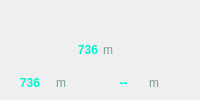
           <widget class="QWidget" name="widget_3" native="true">
            <layout class="QVBoxLayout" name="verticalLayout_21">
             <property name="spacing">
              <number>0</number>
             </property>
             <property name="leftMargin">
              <number>0</number>
             </property>
             <property name="topMargin">
              <number>0</number>
             </property>
             <property name="rightMargin">
              <number>0</number>
             </property>
             <property name="bottomMargin">
              <number>0</number>
             </property>
             <item>
              <widget class="QFrame" name="frame_3">
               <layout class="QGridLayout" name="gridLayout_3" rowstretch="2,1,1,1" rowminimumheight="2,1,1,1">
                <property name="spacing">
                 <number>0</number>
                </property>
                <item row="1" column="0">
                 <widget class="QWidget" name="widget_10" native="true">
                  <layout class="QHBoxLayout" name="horizontalLayout_6">
                   <property name="spacing">
                    <number>5</number>
                   </property>
                   <property name="leftMargin">
                    <number>0</number>
                   </property>
                   <property name="topMargin">
                    <number>0</number>
                   </property>
                   <property name="rightMargin">
                    <number>0</number>
                   </property>
                   <property name="bottomMargin">
                    <number>0</number>
                   </property>
                   <item>
                    <widget class="QLabel" name="label_104">
                     <property name="font">
                      <font>
                       <weight>75</weight>
                       <bold>true</bold>
                      </font>
                     </property>
                     <property name="styleSheet">
                      <string notr="true">color: rgb(0, 245, 210);</string>
                     </property>
                     <property name="text">
                      <string>736</string>
                     </property>
                     <property name="alignment">
                      <set>Qt::AlignRight|Qt::AlignTrailing|Qt::AlignVCenter</set>
                     </property>
                    </widget>
                   </item>
                   <item>
                    <widget class="QLabel" name="label_105">
                     <property name="styleSheet">
                      <string notr="true">color: rgb(123, 154, 147);</string>
                     </property>
                     <property name="text">
                      <string>m</string>
                     </property>
                    </widget>
                   </item>
                  </layout>
                 </widget>
                </item>
                <item row="0" column="0">
                 <widget class="QWidget" name="widget_9" native="true">
                  <property name="styleSheet">
                   <string notr="true">image: url(:/new/headerImages/Header_Images/a1.png);</string>
                  </property>
                 </widget>
                </item>
                <item row="2" column="0">
                 <widget class="QWidget" name="widget_11" native="true">
                  <layout class="QHBoxLayout" name="horizontalLayout_7">
                   <property name="spacing">
                    <number>15</number>
                   </property>
                   <property name="leftMargin">
                    <number>0</number>
                   </property>
                   <property name="topMargin">
                    <number>0</number>
                   </property>
                   <property name="rightMargin">
                    <number>0</number>
                   </property>
                   <property name="bottomMargin">
                    <number>0</number>
                   </property>
                   <item>
                    <widget class="QLabel" name="label_106">
                     <property name="styleSheet">
                      <string notr="true">image: url(:/new/headerImages/Header_Images/FIRST ECHO 1.png);</string>
                     </property>
                     <property name="text">
                      <string/>
                     </property>
                     <property name="alignment">
                      <set>Qt::AlignCenter</set>
                     </property>
                    </widget>
                   </item>
                   <item>
                    <widget class="QLabel" name="label_107">
                     <property name="styleSheet">
                      <string notr="true">image: url(:/new/headerImages/Header_Images/LAST_ECHO_1.png);</string>
                     </property>
                     <property name="text">
                      <string/>
                     </property>
                     <property name="alignment">
                      <set>Qt::AlignCenter</set>
                     </property>
                    </widget>
                   </item>
                  </layout>
                 </widget>
                </item>
                <item row="3" column="0">
                 <widget class="QWidget" name="widget_12" native="true">
                  <layout class="QHBoxLayout" name="horizontalLayout_8">
                   <property name="spacing">
                    <number>5</number>
                   </property>
                   <property name="leftMargin">
                    <number>0</number>
                   </property>
                   <property name="topMargin">
                    <number>0</number>
                   </property>
                   <property name="rightMargin">
                    <number>0</number>
                   </property>
                   <property name="bottomMargin">
                    <number>0</number>
                   </property>
                   <item>
                    <widget class="QLabel" name="label_108">
                     <property name="font">
                      <font>
                       <weight>75</weight>
                       <bold>true</bold>
                      </font>
                     </property>
                     <property name="styleSheet">
                      <string notr="true">color: rgb(0, 245, 210);</string>
                     </property>
                     <property name="text">
                      <string>736</string>
                     </property>
                     <property name="alignment">
                      <set>Qt::AlignCenter</set>
                     </property>
                    </widget>
                   </item>
                   <item>
                    <widget class="QLabel" name="label_109">
                     <property name="styleSheet">
                      <string notr="true">color: rgb(123, 154, 147);</string>
                     </property>
                     <property name="text">
                      <string>m</string>
                     </property>
                    </widget>
                   </item>
                   <item>
                    <widget class="QLabel" name="label_110">
                     <property name="font">
                      <font>
                       <weight>75</weight>
                       <bold>true</bold>
                      </font>
                     </property>
                     <property name="styleSheet">
                      <string notr="true">color: rgb(0, 245, 210);</string>
                     </property>
                     <property name="text">
                      <string>--</string>
                     </property>
                     <property name="alignment">
                      <set>Qt::AlignCenter</set>
                     </property>
                    </widget>
                   </item>
                   <item>
                    <widget class="QLabel" name="label_111">
                     <property name="styleSheet">
                      <string notr="true">color: rgb(123, 154, 147);</string>
                     </property>
                     <property name="text">
                      <string>m</string>
                     </property>
                    </widget>
                   </item>
                  </layout>
                 </widget>
                </item>
               </layout>
              </widget>
             </item>
            </layout>
           </widget>
